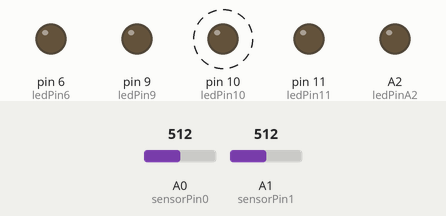
Recording of a sketch running on a simulated Arduino Uno, built with avr-gcc and run on an emulated ATmega328P. On the bench: output pins drawn as LEDs (lit = HIGH). Dashed ring = blinking. The test bench sets the inputs (shaded band); at power-on: A0 (sensorPin0) = 512, A1 (sensorPin1) = 512.

Above: at 1.8 s.
1.9 s: A0 (sensorPin0) set to 122
At 5.2 s:
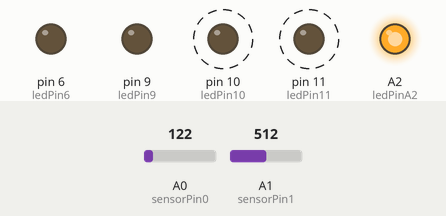
5.4 s: A1 (sensorPin1) set to 142
At 5.62 s:
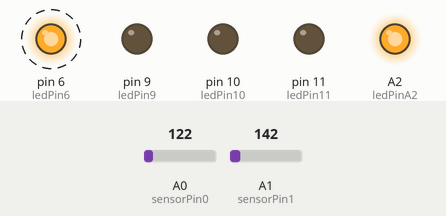
8.9 s: A1 (sensorPin1) set to 116
At 9.35 s:
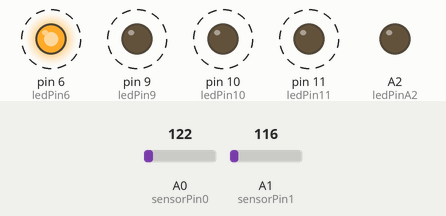
12.4 s: A1 (sensorPin1) set to 306
At 12.5 s:
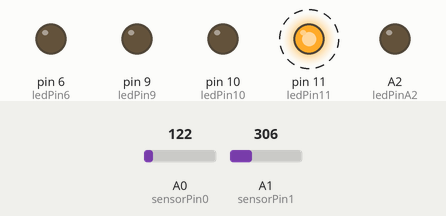
15.9 s: A1 (sensorPin1) set to 122
At 19.3 s:
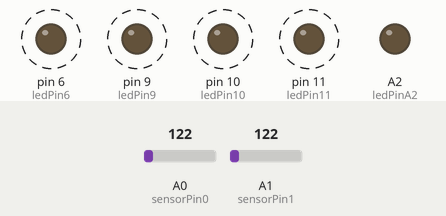
19.4 s: A0 (sensorPin0) set to 0
At 20.0 s:
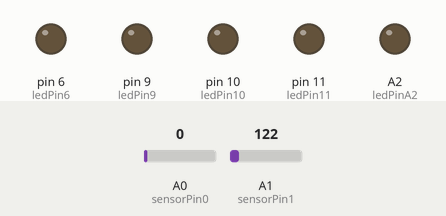
Timing chart, 0 to 22.1 s (numbered marks = the images above; inputs shaded):
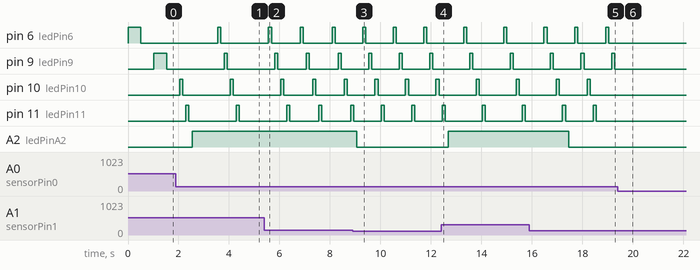

The sketch:

sketch_jan21b.ino
```cpp
int sensorPin0 = A0;    // select the input pin for the potentiometer
int sensorPin1 = A1;
int ledPin6 = 6;
int ledPin9 = 9;
int ledPin10 = 10;
int ledPin11 = 11;
int ledPinA2 = A2;
// select the pin for the LED
int sensorValue0 = 0;  // variable to store the value coming from the sensor
int sensorValue1 = 0;

void setup() {
  // declare the ledPin as an OUTPUT:
  pinMode(ledPin6, OUTPUT);
  pinMode(ledPin9, OUTPUT);
  pinMode(ledPin10, OUTPUT);
  pinMode(ledPin11, OUTPUT);
  pinMode(ledPinA2, OUTPUT);
}

void loop() {
  // read the value from the sensor:
  sensorValue0 = analogRead(sensorPin0);
  // turn the ledPin on
  digitalWrite(ledPin6, HIGH);
  // stop the program for <sensorValue> milliseconds:
  delay(sensorValue0);
  // turn the ledPin off:
  digitalWrite(ledPin6, LOW);
  // stop the program for for <sensorValue> milliseconds:
  delay(sensorValue0);
  // read the value from the sensor:
  sensorValue0 = analogRead(sensorPin0);
  // turn the ledPin on
  digitalWrite(ledPin9, HIGH);
  // stop the program for <sensorValue> milliseconds:
  delay(sensorValue0);
  // turn the ledPin off:
  digitalWrite(ledPin9, LOW);
  // stop the program for for <sensorValue> milliseconds:
  delay(sensorValue0);
  // read the value from the sensor:
  sensorValue0 = analogRead(sensorPin0);
  // turn the ledPin on
  digitalWrite(ledPin10, HIGH);
  // stop the program for <sensorValue> milliseconds:
  delay(sensorValue0);
  // turn the ledPin off:
  digitalWrite(ledPin10, LOW);
  // stop the program for for <sensorValue> milliseconds:
  delay(sensorValue0);
  // read the value from the sensor:
  sensorValue0 = analogRead(sensorPin0);
  // turn the ledPin on
  digitalWrite(ledPin11, HIGH);
  // stop the program for <sensorValue> milliseconds:
  delay(sensorValue0);
  // turn the ledPin off:
  digitalWrite(ledPin11, LOW);
  // stop the program for for <sensorValue> milliseconds:
  delay(sensorValue0);
  // read the value from the sensor:
  sensorValue1 = analogRead(sensorPin1);
  // turn the ledPin on
  analogWrite(ledPinA2, sensorValue1);
  // stop the program for <sensorValue> milliseconds:
  delay(sensorValue1);
  // turn the ledPin off:
  analogWrite(ledPinA2, sensorValue1);
  // stop the program for for <sensorValue> milliseconds:
  delay(sensorValue1);
}
```

Measured:
- the behaviour switches between 128 and 127 on A1 (sensorPin1) (found by bisection; images 2 and 3)
- after the input at 1.9 s, pin 6 (ledPin6): LOW → HIGH after 1.7 s instead of 3.2 s; pin 9 (ledPin9): LOW → HIGH after 1.9 s, → LOW 0.12 s later; A2 (ledPinA2): LOW → HIGH after 0.64 s instead of 2.2 s
- after the input at 5.4 s, pin 6 (ledPin6): alternates HIGH for 0.12 s and LOW for 1.1 s, starting after 1.4 s; pin 9 (ledPin9): alternates HIGH for 0.12 s and LOW for 1.1 s, starting after 1.7 s
- after the input at 8.9 s, A2 (ledPinA2): HIGH → LOW after 0.16 s
- after the input at 12.4 s, pin 6 (ledPin6): alternates HIGH for 0.12 s and LOW for 1.5 s, starting after 0.90 s; pin 9 (ledPin9): alternates HIGH for 0.12 s and LOW for 1.5 s, starting after 1.1 s
- after the input at 15.9 s, A2 (ledPinA2): HIGH → LOW after 1.6 s
- after the input at 19.4 s, pin 6 (ledPin6), pin 9 (ledPin9), pin 10 (ledPin10), pin 11 (ledPin11): stops changing and stays LOW
- by itself, pin 10 (ledPin10), pin 11 (ledPin11): alternates HIGH for 0.12 s and LOW for 1.9 s
